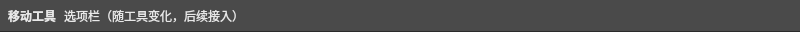
<?xml version="1.0" encoding="UTF-8"?>
<ui version="4.0">
 <class>ToolOptionsBar</class>
 <widget class="QWidget" name="ToolOptionsBar">
  <property name="geometry">
   <rect>
    <x>0</x>
    <y>0</y>
    <width>800</width>
    <height>32</height>
   </rect>
  </property>
  <property name="minimumSize">
   <size>
    <width>0</width>
    <height>28</height>
   </size>
  </property>
  <property name="maximumSize">
   <size>
    <width>16777215</width>
    <height>36</height>
   </size>
  </property>
  <property name="windowTitle">
   <string>工具选项</string>
  </property>
  <property name="styleSheet">
   <string notr="true">QWidget#ToolOptionsBar {
  background-color: #4a4a4a;
  border-bottom: 1px solid #2a2a2a;
}
QLabel { color: #e8e8e8; }</string>
  </property>
  <layout class="QHBoxLayout" name="horizontalLayout">
   <property name="spacing">
    <number>8</number>
   </property>
   <property name="leftMargin">
    <number>8</number>
   </property>
   <property name="topMargin">
    <number>2</number>
   </property>
   <property name="rightMargin">
    <number>8</number>
   </property>
   <property name="bottomMargin">
    <number>2</number>
   </property>
   <item>
    <widget class="QLabel" name="toolNameLabel">
     <property name="text">
      <string>移动工具</string>
     </property>
     <property name="styleSheet">
      <string notr="true">font-weight: bold;</string>
     </property>
    </widget>
   </item>
   <item>
    <widget class="QLabel" name="hintLabel">
     <property name="text">
      <string>选项栏（随工具变化，后续接入）</string>
     </property>
    </widget>
   </item>
   <item>
    <spacer name="horizontalSpacer">
     <property name="orientation">
      <enum>Qt::Orientation::Horizontal</enum>
     </property>
     <property name="sizeHint" stdset="0">
      <size>
       <width>40</width>
       <height>20</height>
      </size>
     </property>
    </spacer>
   </item>
  </layout>
 </widget>
 <resources/>
 <connections/>
</ui>
